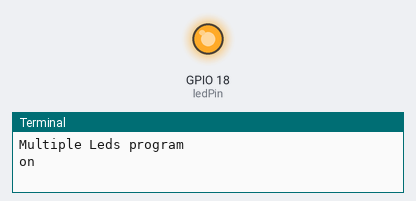
This program was run on a simulated Raspberry Pi (BCM pin numbers). Parts: output pins drawn as LEDs (lit = HIGH), the last lines printed to the terminal.

Above: at 1.0 s.
At 3.0 s:
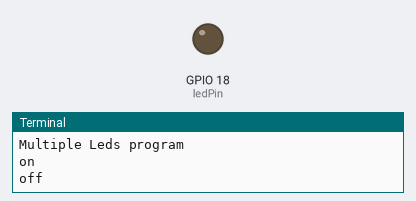
Timing chart, 0 to 5.2 s (numbered marks = the images above):
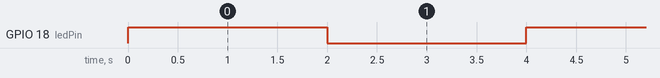

Measured:
- by itself, GPIO 18 (ledPin): alternates HIGH for 2.0 s and LOW for 2.0 s

The program:

BlinkLED.py
```python
import RPi.GPIO as GPIO
import time
GPIO.setmode(GPIO.BCM)
GPIO.setwarnings(False)
print('Multiple Leds program')
ledPin = 18
GPIO.setup(ledPin,GPIO.OUT)
delay = 2
try:
	while True:
		GPIO.output(ledPin,True)
		print("on")
		time.sleep(delay)
		GPIO.output(ledPin,False)
		print("off")
		time.sleep(delay)
except KeyboardInterrupt:
	GPIO.cleanup()
```
